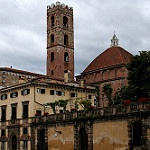
#> input picture Week-06-Image-Classification/data/seg_test/seg_test/buildings/20061.jpg, 150 x 150 px, found by its file name; its folder holds 4 pictures in this run
$ jupyter execute classifying_color_images.ipynb   (shell and % lines are left out)
#> lines starting #> are read from the running program, lines starting #| are printed output that depends on the picture
[cell 1]
import pandas as pd
import numpy as np
import matplotlib.pyplot as plt
from IPython.display import Image
# import tensorflow as tf
# import tensorflow_hub as hub
import os


# For data management
import pandas as pd
import numpy as np

# Import classifiers
from sklearn.svm import SVC
from sklearn.ensemble import RandomForestClassifier
from sklearn.linear_model import LogisticRegression

# metrics contain our plot_confustion_matrix and classification_report
from sklearn import metrics

# Helper fuction to splitting data
from sklearn.model_selection import train_test_split

# For plotting
import matplotlib.pyplot as plt


test_csv=pd.DataFrame(columns=['id','classify'])
train_csv=pd.DataFrame(columns=['id','classify'])


path={'buildings':"data/seg_train/seg_train/buildings/",
'forest':"data/seg_train/seg_train/forest/",
'glacier':"data/seg_train/seg_train/glacier/",
'mountain':"data/seg_train/seg_train/mountain/",
'sea':"data/seg_train/seg_train/sea/",
'street':"data/seg_train/seg_train/street/" }

train_file_path=[]
train_csv_id=[]
train_csv_classify=[]

for category in path:
    i = 0
    file_names = os.listdir(path[category])
    for fn in file_names:
        train_csv_id.append(fn)
        train_csv_classify.append(category)
        train_file_path.append(path[category]+fn)
        i+=1
        if i > 500:
            break
    print( len(train_file_path) )
#> pass 2 of the loop `for category in path:`:
#> pass 3 of the loop `for category in path:`:
#> the loop made 6 passes; the first 3 are shown
train_csv['id']=train_csv_id
train_csv['classify']=train_csv_classify
train_csv['file_path']=train_file_path

print(train_csv['classify'].value_counts())
train_csv = train_csv[ train_csv['classify'].isin(['buildings', 'forest'])]
print(train_csv['classify'].value_counts())

[cell 2]
train_csv.dtypes

[cell 3]
from skimage import io

from skimage.color import rgb2gray

test = train_csv.iloc[0]['file_path']

test_image = io.imread(test)
#> test_image is the input picture: shape (150, 150, 3); mean R, G, B 118, 110, 104.3
io.imshow(test_image)
#> (this line was passed over: IPython is not available in this run)

test_gray_image = rgb2gray(test_image)
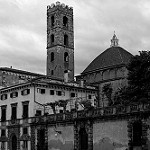
#> test_gray_image: shape (150, 150) float64; min 0, max 0.999, mean 0.436
print('test_gray_image.shape', test_gray_image.shape)
#| test_gray_image.shape (150, 150)
test_gray_image_flat = test_gray_image.flatten()
print('test_gray_image_flat.shape', test_gray_image_flat.shape)
#| test_gray_image_flat.shape (22500,)

[cell 4]
test

[cell 5]
gray_images = []

color_images = []

file_paths = train_csv['file_path'].values

for fp in file_paths:

    # for color
    color_image = io.imread(fp)

    gray_image = rgb2gray(color_image)

    gray_images.append( gray_image.flatten() )

    color_images.append( color_image.flatten() )
#> pass 2 of the loop `for fp in file_paths:`:
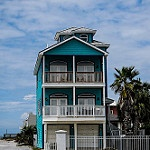
#> input picture Week-06-Image-Classification/data/seg_test/seg_test/buildings/20140.jpg, 150 x 150 px, found by its file name
#> color_image is the input picture: shape (150, 150, 3); mean R, G, B 103.7, 122.2, 138.7
#> `gray_image = rgb2gray(color_image)`:
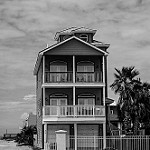
#> gray_image: shape (150, 150) float64; min 0, max 1, mean 0.469
#> pass 3 of the loop `for fp in file_paths:`:
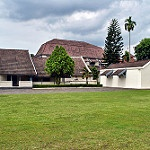
#> input picture Week-06-Image-Classification/data/seg_test/seg_test/buildings/20424.jpg, 150 x 150 px, found by its file name
#> color_image is the input picture: shape (150, 150, 3); mean R, G, B 141.8, 148, 116.9
#> `gray_image = rgb2gray(color_image)`:
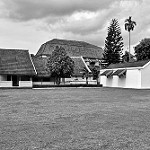
#> gray_image: shape (150, 150) float64; min 0, max 0.999, mean 0.566
#> the loop made 5 passes; the first 3 are shown


print( 'gray_images[0].shape', gray_images[0].shape, 'color_images[0].shape', color_images[0].shape)
#| gray_images[0].shape (22500,) color_images[0].shape (67500,)


dfcolor = pd.DataFrame(color_images)
dfcolor = dfcolor.fillna(0)

[cell 6]
dfcolor

[cell 7]
test_fp = train_csv.iloc[0]['file_path']
test_image = io.imread(test_fp)
print(test_image.shape)
#| (150, 150, 3)
io.imshow(test_image)
#> (this line was passed over: IPython is not available in this run)

[cell 8]
test_fp = train_csv.iloc[0]['file_path']

test_image = io.imread(test_fp)

test_image_gray = rgb2gray(test_image)

print(test_image_gray.shape)
#| (150, 150)

io.imshow(test_image_gray)
#> (this line was passed over: IPython is not available in this run)

[cell 9]
X = dfcolor.values
y = train_csv['classify']
# 3. Train-test-split our `X` and `y` data
X_train, X_test, y_train, y_test = train_test_split(
    X, y, test_size=0.25)

[cell 10]
from sklearn import svm

# Initalize our Support Vector Classifier
model = svm.SVC()

model.fit(X_train, y_train)

[cell 11]
# COLOR with just 500 buildings and forests images each class
y_pred = model.predict(X_test)

print(metrics.classification_report(y_test, y_pred))

[cell 12]
from sklearn.ensemble import RandomForestClassifier

model = RandomForestClassifier()

model.fit(X_train, y_train)

y_pred = model.predict(X_test)

print(metrics.classification_report(y_test, y_pred))

[cell 13]
fp = pd.DataFrame(  model.feature_importances_ )

fp.columns = ['feature_importance']
fp['pixel'] = dfcolor.columns
fp.head()

[cell 14]
fp = fp.sort_values('feature_importance', ascending=False)
fp.head()

[cell 15]
fp.feature_importance.hist()
#> (this line was passed over: IPython is not available in this run)
